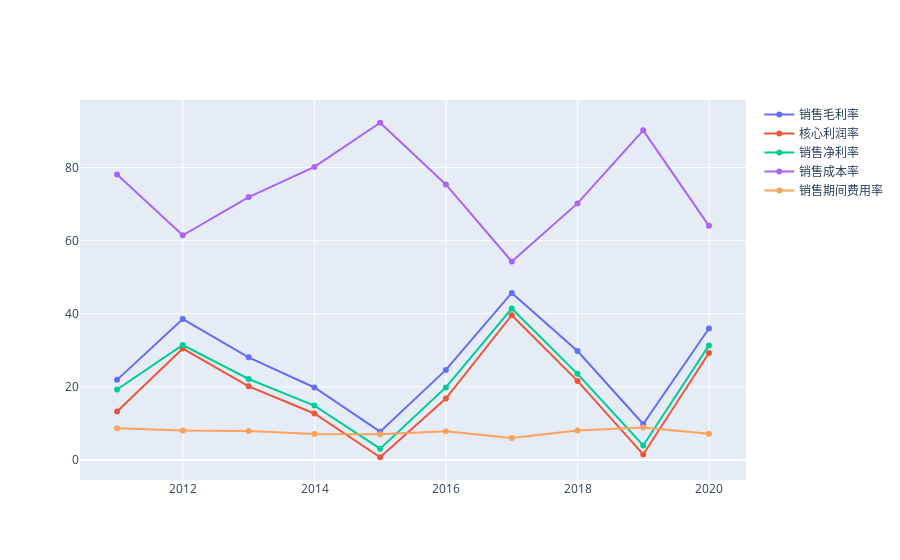

Here is the notebook cell this chart was saved with:
### Markdown cell above
## 核心利润

### Code cell
fig = go.Figure()

fig.add_trace(go.Scatter(x=data_df.index, y=data_df.grossprofit_margin, name='销售毛利率'))
fig.add_trace(go.Scatter(x=data_df.index, y=data_df.oper_profit_ratio, name='核心利润率'))
fig.add_trace(go.Scatter(x=data_df.index, y=data_df.netprofit_margin, name='销售净利率'))
fig.add_trace(go.Scatter(x=data_df.index, y=data_df.cogs_of_sales, name='销售成本率'))
fig.add_trace(go.Scatter(x=data_df.index, y=data_df.expense_of_sales, name='销售期间费用率'))

fig.show()
# px.line(data_df,x='end_date',y=['total_revenue','operate_profit','n_income'])

### Figure 1 — Plotly figure (JSON) as saved in the notebook; plotly's stock layout.template omitted (floating-point values rounded to 4 significant figures)
{"data": [{"name": "销售毛利率", "type": "scatter", "x": ["2010-12-31", "2011-12-31", "2012-12-31", "2013-12-31", "2014-12-31", "2015-12-31", "2016-12-31", "2017-12-31", "2018-12-31", "2019-12-31"], "y": [21.91, 38.54, 28.07, 19.82, 7.735, 24.62, 45.69, 29.81, 9.816, 35.95]}, {"name": "核心利润率", "type": "scatter", "x": ["2010-12-31", "2011-12-31", "2012-12-31", "2013-12-31", "2014-12-31", "2015-12-31", "2016-12-31", "2017-12-31", "2018-12-31", "2019-12-31"], "y": [13.22, 30.46, 20.13, 12.7, 0.7287, 16.78, 39.6, 21.62, 1.486, 29.24]}, {"name": "销售净利率", "type": "scatter", "x": ["2010-12-31", "2011-12-31", "2012-12-31", "2013-12-31", "2014-12-31", "2015-12-31", "2016-12-31", "2017-12-31", "2018-12-31", "2019-12-31"], "y": [19.26, 31.44, 22.15, 14.86, 3.079, 19.84, 41.42, 23.56, 3.944, 31.34]}, {"name": "销售成本率", "type": "scatter", "x": ["2010-12-31", "2011-12-31", "2012-12-31", "2013-12-31", "2014-12-31", "2015-12-31", "2016-12-31", "2017-12-31", "2018-12-31", "2019-12-31"], "y": [78.09, 61.46, 71.93, 80.18, 92.27, 75.38, 54.31, 70.19, 90.18, 64.05]}, {"name": "销售期间费用率", "type": "scatter", "x": ["2010-12-31", "2011-12-31", "2012-12-31", "2013-12-31", "2014-12-31", "2015-12-31", "2016-12-31", "2017-12-31", "2018-12-31", "2019-12-31"], "y": [8.685, 8.078, 7.941, 7.112, 7.006, 7.839, 5.982, 8.017, 8.843, 7.127]}], "layout": {"autosize": true, "xaxis": {"autorange": true, "range": ["2010-06-17 22:36:13.785", "2020-07-14 01:23:46.215"], "type": "date"}, "yaxis": {"autorange": true, "range": [-5.976, 98.97], "type": "linear"}}}
